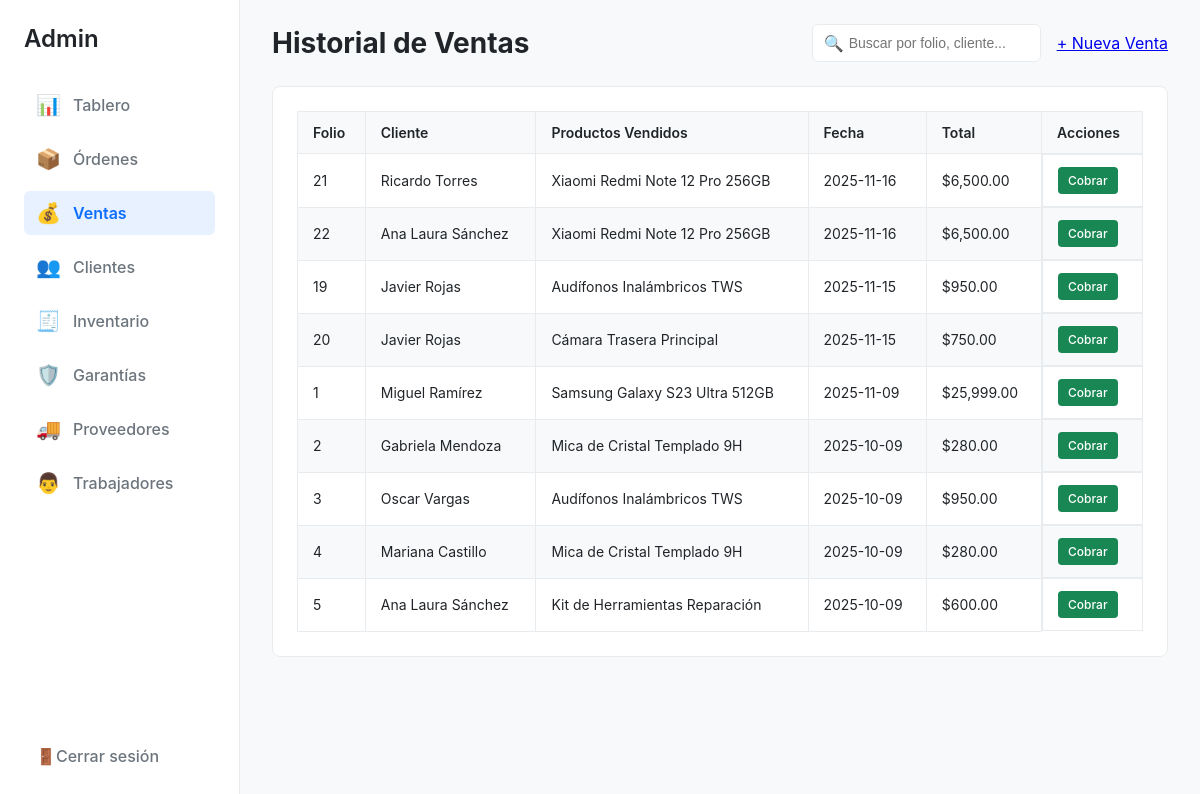
Screenshot of /common/ventas.php (signed in) with the database file from the repository.
### tables this page shows
CREATE TABLE `venta` (
  `id_venta` int(11) NOT NULL,
  `id_cliente` int(11) NOT NULL,
  `id_producto` int(11) DEFAULT NULL,
  `fecha_venta` date NOT NULL,
  `total` decimal(10,0) NOT NULL,
  `id_trabajador` int(11) DEFAULT NULL
);

CREATE TABLE `cliente` (
  `id_cliente` int(11) NOT NULL,
  `nombre` varchar(100) NOT NULL,
  `apellido` varchar(100) NOT NULL,
  `telefono` varchar(15) NOT NULL,
  `correo` varchar(100) NOT NULL,
  `direccion` varchar(100) NOT NULL,
  `num_direccion` varchar(10) NOT NULL,
  `id_empresa` int(10) NOT NULL
);

### html/common/ventas.php (the view, shortened to what this page needs)
<?php
$user_rol = $_SESSION['user_rol'];
require '../config/conexion.php';
try {
    $sql_base = "SELECT
                v.id_venta,
                v.fecha_venta,
                v.total,
                c.nombre AS cliente_nombre,
                c.apellido AS cliente_apellido,
                GROUP_CONCAT(p.nombre SEPARATOR ', ') AS productos_vendidos
            FROM venta AS v
            JOIN cliente AS c ON v.id_cliente = c.id_cliente
            LEFT JOIN detalle_venta AS dv ON v.id_venta = dv.id_venta
            LEFT JOIN producto AS p ON dv.id_producto = p.id_producto";
    $params = [];
    $sql_base .= " GROUP BY v.id_venta, v.fecha_venta, v.total, c.nombre, c.apellido
                   ORDER BY v.fecha_venta DESC";
    $stmt_ventas = $pdo->prepare($sql_base);
    $stmt_ventas->execute($params);
    $ventas = $stmt_ventas->fetchAll(PDO::FETCH_ASSOC);
} catch (\PDOException $e) {
    echo "Error al consultar la base de datos: " . $e->getMessage();
    die();
}
?>
<!DOCTYPE html>
<html lang="es">
<head>
</head>
<body>
    <aside class="sidebar">
        <?php if ($user_rol == 'admin'): ?>
            <div class="sidebar-header">Admin</div>
            <nav class="sidebar-nav">
                <ul>
                    <li><a href="../admin/dashboard.php"><span>📊</span> Tablero</a></li>
                    <li><a href="ordenes.php"><span>📦</span> Órdenes</a></li>
                    <li><a href="ventas.php" class="active"><span>💰</span> Ventas</a></li>
                    <li><a href="../admin/clientes.php"><span>👥</span> Clientes</a></li>
                    <li><a href="../admin/inventario.php"><span>🧾</span> Inventario</a></li>
                    <li><a href="garantias.php"><span>🛡️</span> Garantías</a></li>
                    <li><a href="../admin/proveedores.php"><span>🚚</span> Proveedores</a></li>
                    <li><a href="../admin/trabajadores.php"><span>👨</span> Trabajadores</a></li>
                </ul>
            </nav>
        <?php endif; ?>
        <div class="sidebar-footer">
            <a href="/controllers/logout.php"><span>🚪</span> Cerrar sesión</a>
        </div>
    </aside>
    <main class="main-content">
        <header class="main-header">
            <h1><?php echo ($user_rol == 'admin') ? 'Historial de Ventas' : 'Mis Ventas'; ?></h1>
            <div class="header-actions">
                <div class="search-bar">
                    <input type="text" placeholder="Buscar por folio, cliente...">
                </div>
                <a href="venta_nueva.php" class="btn-primary">+ Nueva Venta</a>
            </div>
        </header>
        <section class="ventas-content">
            <div class="card">
                <table class="data-table">
                    <thead>
                        <tr>
                            <th>Folio</th>
                            <th>Cliente</th>
                            <th>Productos Vendidos</th>
                            <th>Fecha</th>
                            <th>Total</th>
                            <th>Acciones</th>
                        </tr>
                    </thead>
                    <tbody>
                        <?php if (empty($ventas)): ?>
                            <tr>
                                <td colspan="6" style="text-align: center;">No se encontraron ventas registradas.</td>
                            </tr>
                        <?php else: ?>
                            <?php foreach ($ventas as $venta): ?>
                                <tr>
                                    <td><?php echo htmlspecialchars($venta['id_venta']); ?></td>
                                    <td><?php echo htmlspecialchars($venta['cliente_nombre'] . ' ' . $venta['cliente_apellido']); ?></td>
                                    <td><?php echo htmlspecialchars($venta['productos_vendidos'] ?? 'N/A'); ?></td>
                                    <td><?php echo htmlspecialchars($venta['fecha_venta']); ?></td>
                                    <td>$<?php echo number_format($venta['total'], 2); ?></td>
                                    <td class="acciones-cell">
                                        <a href="../controllers/registrar_pago_venta.php?venta_id=<?php echo $venta['id_venta']; ?>"
                                           class="btn-cobrar">
                                           Cobrar
                                        </a>
                                    </td>
                                </tr>
                            <?php endforeach; ?>
                        <?php endif; ?>
                    </tbody>
                </table>
            </div>
        </section>
    </main>
</body>
</html>

### html/common/ventas.php (style rules this page uses)
:root { --color-primario: #0d6efd; --color-fondo: #f8f9fa; --color-blanco: #ffffff; --color-texto: #212529; --color-texto-secundario: #6c757d; --color-borde: #e9ecef; --alerta-baja: #fffbeb; --alerta-critica: #fff8e1; }
body { font-family: -apple-system, BlinkMacSystemFont, "Segoe UI", Roboto, "Helvetica Neue", Arial, sans-serif; margin: 0; background-color: var(--color-fondo); color: var(--color-texto); display: flex; }
.sidebar { width: 240px; background-color: var(--color-blanco); border-right: 1px solid var(--color-borde); height: 100vh; display: flex; flex-direction: column; padding: 24px; box-sizing: border-box; position: fixed; left: 0; top: 0; }
.sidebar-header { font-size: 24px; font-weight: 600; margin-bottom: 30px; }
.sidebar-nav { flex-grow: 1; }
.sidebar-nav ul { list-style: none; padding: 0; margin: 0; }
.sidebar-nav li { margin-bottom: 10px; }
.sidebar-nav a { text-decoration: none; color: var(--color-texto-secundario); font-weight: 500; display: flex; align-items: center; padding: 10px 12px; border-radius: 6px; transition: background-color 0.2s, color 0.2s; }
.sidebar-nav a.active { background-color: #e7f1ff; color: var(--color-primario); font-weight: 600; }
.sidebar-nav a span { margin-right: 12px; font-size: 20px; }
.sidebar-footer a { text-decoration: none; color: var(--color-texto-secundario); font-weight: 500; display: flex; align-items: center; padding: 10px 12px; }
.main-content { margin-left: 240px; flex-grow: 1; padding: 24px 32px; }
.main-header { display: flex; justify-content: space-between; align-items: center; margin-bottom: 24px; }
.main-header h1 { font-size: 28px; margin: 0; }
.header-actions { display: flex; align-items: center; gap: 16px; }
.search-bar { position: relative; }
.search-bar input { padding: 10px 10px 10px 36px; border: 1px solid var(--color-borde); border-radius: 6px; font-size: 14px; }
.search-bar::before { content: '🔍'; position: absolute; left: 12px; top: 50%; transform: translateY(-50%); color: var(--color-texto-secundario); }
.card { background-color: var(--color-blanco); border: 1px solid var(--color-borde); border-radius: 8px; padding: 24px; }
.data-table { width: 100%; border-collapse: collapse; }
.data-table th, .data-table td { padding: 12px 15px; border: 1px solid var(--color-borde); text-align: left; font-size: 14px; max-width: 400px; word-wrap: break-word; }
.data-table th { background-color: var(--color-fondo); font-weight: 600; }
.data-table tbody tr:nth-of-type(even) { background-color: var(--color-fondo); }
.acciones-cell { display: flex; gap: 8px; }
.btn-cobrar { display: inline-block; padding: 6px 10px; font-size: 12px; font-weight: 500; color: #fff; background-color: #198754; border: none; border-radius: 4px; text-decoration: none; text-align: center; }

### rows the page displays
venta: id_venta "21", id_cliente.apellido "Ricardo Torres", productos_vendidos "Xiaomi Redmi Note 12 Pro 256GB", fecha_venta "2025-11-16", total "6,500.00"
venta: id_venta "22", id_cliente.apellido "Ana Laura Sánchez", productos_vendidos "Xiaomi Redmi Note 12 Pro 256GB", fecha_venta "2025-11-16", total "6,500.00"
venta: id_venta "19", id_cliente.apellido "Javier Rojas", productos_vendidos "Audífonos Inalámbricos TWS", fecha_venta "2025-11-15", total "950.00"
venta: id_venta "20", id_cliente.apellido "Javier Rojas", productos_vendidos "Cámara Trasera Principal", fecha_venta "2025-11-15", total "750.00"
venta: id_venta "1", id_cliente.apellido "Miguel Ramírez", productos_vendidos "Samsung Galaxy S23 Ultra 512GB", fecha_venta "2025-11-09", total "25,999.00"
venta: id_venta "2", id_cliente.apellido "Gabriela Mendoza", productos_vendidos "Mica de Cristal Templado 9H", fecha_venta "2025-10-09", total "280.00"
venta: id_venta "3", id_cliente.apellido "Oscar Vargas", productos_vendidos "Audífonos Inalámbricos TWS", fecha_venta "2025-10-09", total "950.00"
venta: id_venta "4", id_cliente.apellido "Mariana Castillo", productos_vendidos "Mica de Cristal Templado 9H", fecha_venta "2025-10-09", total "280.00"
venta: id_venta "5", id_cliente.apellido "Ana Laura Sánchez", productos_vendidos "Kit de Herramientas Reparación", fecha_venta "2025-10-09", total "600.00"
